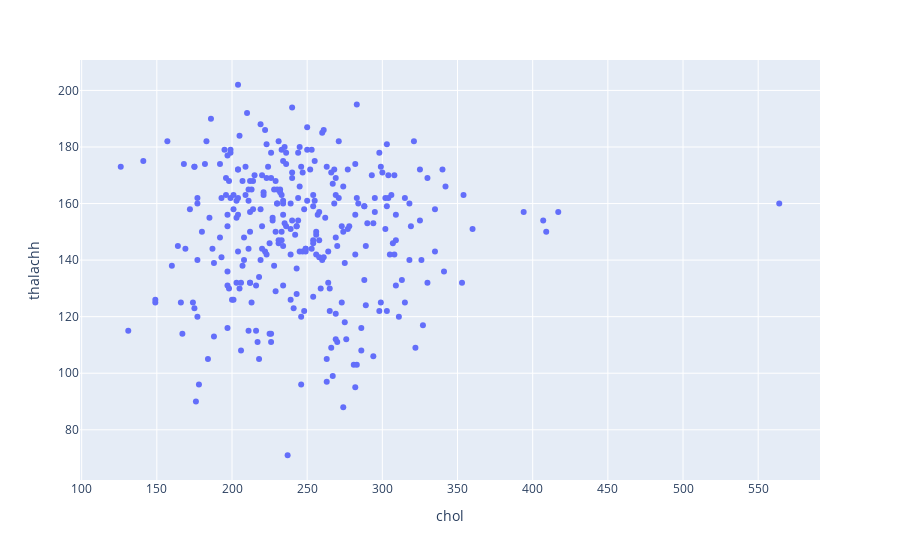

The notebook cell this image was saved under:
### Markdown cell above
# complete  https://stackabuse.com/plotly-scatter-plot-tutorial-with-examples/

### Code cell
import pandas as pd
import plotly.express as px

df = pd.read_csv('heart.csv')

fig = px.scatter(df, x='chol', y='thalachh')
fig.show()

### Figure 1 — Plotly figure (JSON) as saved in the notebook; plotly's stock layout.template omitted (floating-point values rounded to 4 significant figures; data arrays with more than 128 entries replaced by an {"elided": "..."} marker saying what was removed)
{"data": [{"hovertemplate": "chol=%{x}<br>thalachh=%{y}<extra></extra>", "legendgroup": "", "marker": {"color": "#636efa", "symbol": "circle"}, "mode": "markers", "name": "", "orientation": "v", "showlegend": false, "type": "scatter", "x": {"elided": "303 int values"}, "xaxis": "x", "y": {"elided": "303 int values"}, "yaxis": "y"}], "layout": {"autosize": true, "legend": {"tracegroupgap": 0}, "margin": {"t": 60}, "xaxis": {"anchor": "y", "autorange": true, "domain": [0, 1], "range": [99.72, 590.3], "title": {"text": "chol"}, "type": "linear"}, "yaxis": {"anchor": "x", "autorange": true, "domain": [0, 1], "range": [60.86, 212.1], "title": {"text": "thalachh"}, "type": "linear"}}}
